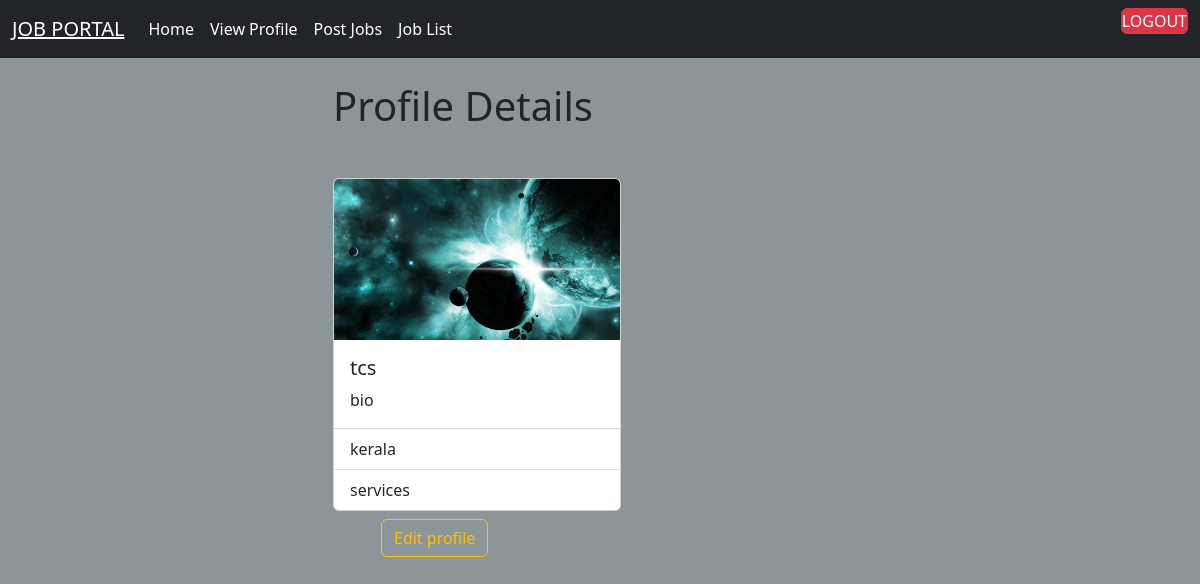
/employers/profile/view (signed in), run on the app's committed database.
### users/models.py (models this page shows, shortened)
class User(AbstractUser):
    phone=models.CharField(max_length=12)
    options=(
        ("employer","employer"),
        ("candidate","candidate")
    )
    role=models.CharField(max_length=12,choices=options,default="candidate")

### employer/models.py (models this page shows)
class EmployerProfile(models.Model):
    user=models.OneToOneField(User,on_delete=models.CASCADE,related_name="employers")
    company_name=models.CharField(max_length=130)
    bio=models.CharField(max_length=150)
    logo=models.ImageField(upload_to="images")
    location=models.CharField(max_length=200)
    services=models.CharField(max_length=250)

### employer/views.py (the view)
# urls.py: path("profile/view",views.ProfileDetailView.as_view(),name="eprofileview"),
class ProfileDetailView(TemplateView):
    template_name = "emp-myprofile.html"

### employer/templates/emp-myprofile.html
{%extends 'base.html'%}
{%block body_block%}
<div class="container">
    <div class="row">
        <div class="col-3"></div>
        <div class="col-6">
            <h1 class="mt-4 mb-5">Profile Details</h1>
            <div class="card" style="width: 18rem;">
  <img src="{{request.user.employers.logo.url}}" class="card-img-top" alt="...">
  <div class="card-body">
    <h5 class="card-title">{{request.user.employers.company_name}}</h5>
    <p class="card-text">{{request.user.employers.bio}}</p>
  </div>
  <ul class="list-group list-group-flush">
    <li class="list-group-item">{{request.user.employers.location}}</li>
    <li class="list-group-item">{{request.user.employers.services}}</li>
  </ul>
</div>
            <a href="{%url 'emp-pro-edit' user.id%}" class="btn btn-outline-warning ms-5 mt-2">Edit profile</a>
        </div>
        <div class="col-3"></div>
    </div>
</div>
{%endblock%}

### employer/static/css/emp_style.css (style rules this page uses)
body { background-color:#8c9698; }

### data on the page
User: user.employers.logo (picture), user.employers.company_name "tcs", user.employers.bio "bio", user.employers.location "kerala", user.employers.services "services"
